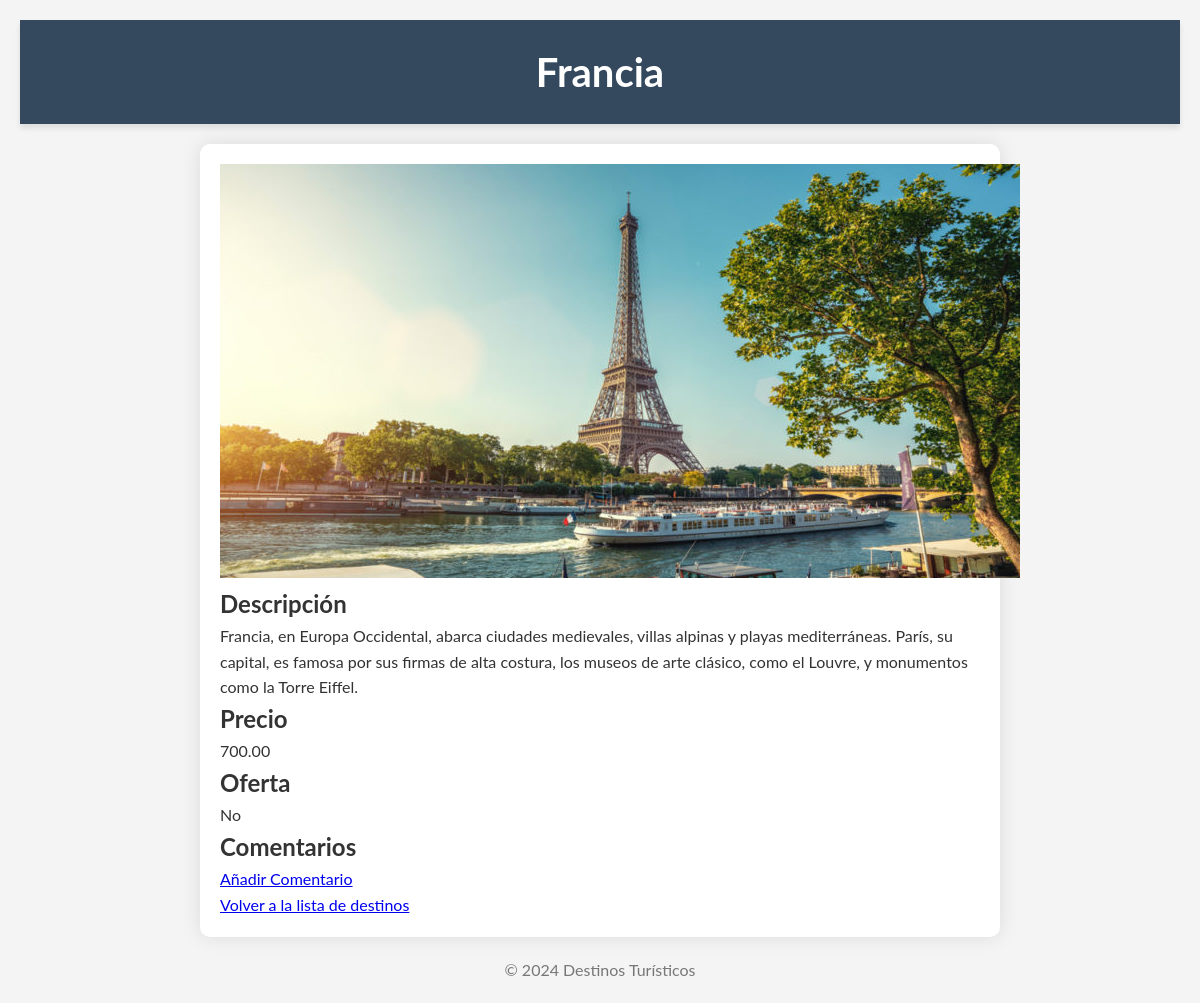
The page /detalles/2/ on the database as committed earlier.
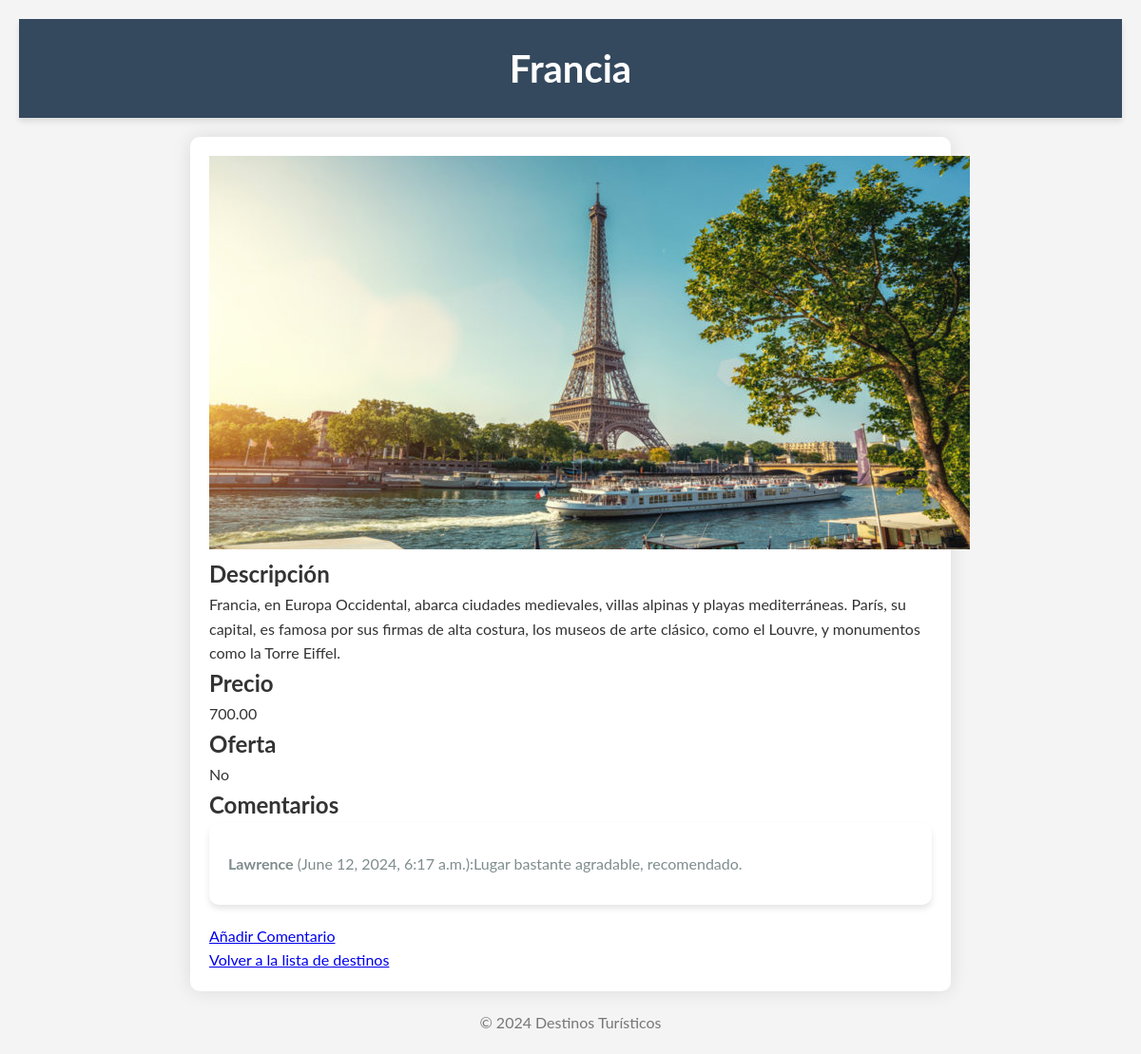
The same page on the database as committed later.
### destinos/models.py (models this page shows, shortened)
class Comentario(models.Model):
    destino = models.ForeignKey(DestinosTuristicos, on_delete=models.CASCADE)
    autor = models.CharField(max_length=100)
    contenido = models.TextField()
    fecha = models.DateTimeField(auto_now_add=True)

### destinos/views.py (the view)
# urls.py: path('detalles/<int:destino_id>/', views.detalles_destino, name='detalles_destino'),
def detalles_destino(request, destino_id):
    destino = get_object_or_404(DestinosTuristicos, pk=destino_id)
    comentarios = Comentario.objects.filter(destino=destino)
    return render(request, 'destinos/detalles_destino.html', {'destino': destino, 'comentarios': comentarios})

### destinos/templates/destinos/detalles_destino.html (shortened to what this page needs)
<!DOCTYPE html>
<html>
<head>
    {% load static %}
    <link rel="stylesheet" type="text/css" href="{% static 'css/styles.css' %}">
</head>
<body>
    <header>
        <h1>{{ destino.nombreCiudad }}</h1>
    </header>
    <main>
        <img src="{{ destino.imagenCiudad.url }}" alt="{{ destino.nombreCiudad }}">
        <div>
            <h2>Descripción</h2>
            <p>{{ destino.descripcionCiudad }}</p>
            <h2>Precio</h2>
            <p>{{ destino.precioTour }}</p>
            <h2>Oferta</h2>
            <p>{% if destino.ofertaTour %}Sí{% else %}No{% endif %}</p>
        </div>
        <section>
            <h2>Comentarios</h2>
            <ul>
                {% for comentario in comentarios %}
                <li>
                    <p><strong>{{ comentario.autor }}</strong> ({{ comentario.fecha }}):</p>
                    <p>{{ comentario.contenido }}</p>
                </li>
                {% endfor %}
            </ul>
            <a href="{% url 'añadir_comentario' destino.id %}">Añadir Comentario</a>
        </section>
        <a href="{% url 'listar_destinos' %}">Volver a la lista de destinos</a>
    </main>
    <footer>
        <p>&copy; 2024 Destinos Turísticos</p>
    </footer>
</body>
</html>

Rows that differ between the two databases and show on the page:
added Comentario: autor "Lawrence", fecha "June 12, 2024, 6:17 a.m.", contenido "Lugar bastante agradable, recomendado."
